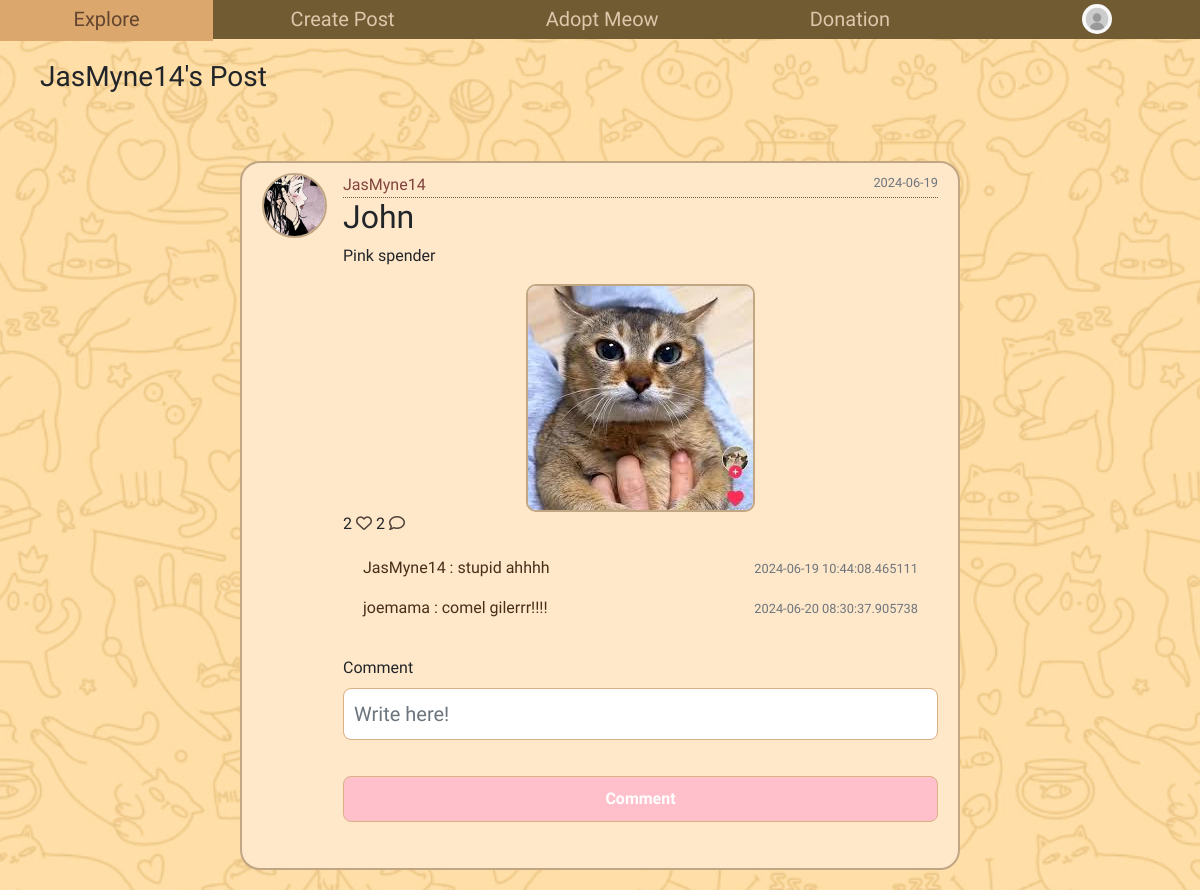
The page /5 on the database its author committed.
### home/models.py (models this page shows, shortened)
class User(db.Model, UserMixin):
    id = db.Column(db.Integer, primary_key=True)
    fullname = db.Column(db.String(120), unique=True, nullable=False)
    email = db.Column(db.String(20), unique=True, nullable=False)
    username = db.Column(db.String(120), unique=True, nullable=False)
    password1 = db.Column(db.String(255), nullable=False)
    password2 = db.Column(db.String(255), nullable=False)
    state = db.Column(db.String(120), nullable=False)
    phonenumber = db.Column(db.String(20), unique=True, nullable=False)
    profile_pic = db.Column(db.String(255), nullable=True)
    unread_notification_count = db.Column(db.Integer, default=0)
    posts = db.relationship('Post', backref='author', lazy=True)
    comments = db.relationship('Comment', backref='author', lazy=True)
    likes = db.relationship('Like', backref='author', lazy=True)
    cats = db.relationship('Cat', backref='owner', lazy=True)
    adoption_notification = db.relationship('AdoptionNotification', backref='cat', lazy=True)

class Post(db.Model):
    id = db.Column(db.Integer, primary_key = True)
    title = db.Column(db.String(255), nullable =False)
    content = db.Column(db.Text, nullable=False)
    date = db.Column(db.DateTime(timezone=True), nullable=False, default=datetime.utcnow)
    user_id = db.Column(db.Integer, db.ForeignKey('user.id'), nullable=False)
    file = db.Column(db.String(255), nullable=True)
    comments = db.relationship('Comment', backref='post', lazy=True, cascade="all, delete-orphan")
    likes = db.relationship('Like', backref='post', lazy=True, cascade="all, delete-orphan")

class Comment(db.Model):
    id = db.Column(db.Integer, primary_key = True)
    text = db.Column(db.String(200), nullable=False)
    date = db.Column(db.DateTime(timezone=True), nullable=False, default=datetime.utcnow)
    user_id = db.Column(db.Integer, db.ForeignKey('user.id', ondelete='CASCADE'), nullable=False)
    post_id = db.Column(db.Integer, db.ForeignKey('post.id'), nullable=False)

### home/views.py (the view)
@views.route('/<int:post_id>')
def post(post_id):
    profile_pic= url_for('static', filename='default.jpg')
    if current_user.is_authenticated and current_user.profile_pic is not None:
        profile_pic = url_for('static', filename='profile_pics/' + current_user.profile_pic)
    form = CommentForm()
    post = Post.query.get_or_404(post_id)
    comments = Comment.query.all()
    return render_template('post.html', title=post.title, post=post, form=form, comments=comments, profile_pic=profile_pic)

### home/forms.py
class CommentForm(FlaskForm):
    text = StringField('Comment', validators=[DataRequired()])
    submit = SubmitField('Comment')

### home/templates/post.html (shortened to what this page needs)
<!DOCTYPE html>
<html>
<head>
  <link rel="stylesheet" href="https://maxcdn.bootstrapcdn.com/bootstrap/4.0.0/css/bootstrap.min.css">
  <link rel='stylesheet' type='text/css' media='screen' href="{{url_for('static',filename='main.css')}}">
  <div class="navigation">
    <div class="topnav">
      <a href="/mainpage">Explore</a>
      <a href="/createpost">Create Post</a>
      <a href="/adoptmeow">Adopt Meow</a>
      <a href="/donation">Donation</a>
    </div>
    <div class="dropdown">
      <button class="dropbtn">
        <img src="{{ profile_pic }}" class="profilepic">
      </button>
    </div>
  </div>
</head>
<body class="indvpost">
    <br />
    <div class="main">
        <ul>
            <h3>{{ post.author.username }}'s Post</h3>
        </ul>
        <div class="row">
            <div class="col-md-8">
            </div>
        </div>
        <article class="media content-section">
            {% if post.author.profile_pic %}
                <img class="rounded-circle article-img" src="{{ url_for('static', filename='profile_pics/'+ post.author.profile_pic) }}">
            {% else %}
                <img class="rounded-circle article-img" src="{{ url_for('static', filename='default.jpg') }}">
            {% endif %}
        <div class="media-body">
                <div class="article-metadata">
                    <a class="mr-2" href="{{ url_for('views.profiledisplay', username=post.author.username) }}">{{ post.author.username }}</a>
                    <small class="text-muted">{{ post.date.strftime('%Y-%m-%d') }}</small>
                </div>
                <h2><a class="article-title">{{ post.title }}</a></h2>
                <p class="article-content">{{ post.content }}</p>
                <div class="post-image">
                {% if post.file %}
                    <img src="{{ post.file }}" alt="uploaded image">
                {% endif %}
                </div>
                <div>
                    {{ post.likes|length }}
                    {% if current_user in post.likes|map(attribute="author")|list %}
                    <a href="/like-post/{{post.id}}"><i class="fa-sharp fa-solid fa-paw" style="color: #e0709b;"></i></a>
                  {% else %}
                  <a href="/like-post/{{post.id}}"><i class="fa-regular fa-heart" style="color: #4f4139;"></i></a>
                  {% endif %}
                  <span />
                  {{ post.comments|length }}
                  <a href="/{{post.id}}"><i class="fa-regular fa-comment" style="color: #4f4139;"></i></a>
                </div>
                <div class="text-body">
                    <div class="" id="comments-{{post.id}}">
                        <div class="card-body" id="comments-expanded-{{post.id}}">
                            {% for comment in post.comments %}
                            <div class="d-flex justify-content-between align-item-center">
                                <div>
                                    <p>{{comment.author.username}} :
                                    {{comment.text}}</p>
                                </div>
                                <div>
                                    <small class="text-muted">{{comment.date}}</small>
                                </div>
                            </div>
                            {% endfor %}
                        </div>
                    </div>
                </div>
                <form method="POST" action="/create-comment/{{post.id}}">
                    <fieldset class="form-group">
                        <div class="form-group">
                            {{ form.text.label(class="form-control-label") }}
                            {% if form.text.errors %}
                                {{ form.text(class="form-control form-control-lg is-invalid") }}
                                <div class="invalid-feedback">
                                    {% for error in form.text.errors %}
                                        <span>{{ error }}</span>
                                    {% endfor %}
                                </div>
                            {% else %}
                                {{ form.text(class="form-control form-control-lg", placeholder="Write here!") }}
                            {% endif %}
                        </div>
                    </fieldset>
                    <div class="form-group">
                        {{ form.submit(class="btn btn-outline-info") }}
                    </div>
                </form>
            </div>
        </article>
    </div>
</body>
</html>

### home/static/main.css (style rules this page uses)
body { margin: 0; padding: 0; overflow-x: hidden; background-color: #ffdc9c; margin-top: 9%; font-family: 'Short Stack'; }
.navigation { display: flex; justify-content: space-between; align-items: center; padding: 0px; position: fixed; top: 0px; width: 100%; background-color: #705b33; z-index: 1; width: 100%; }
.topnav { background-color: #705b33; flex-grow: 1; color: #f9e4c5; }
.topnav a { text-align: center; padding: 10px 7.4%; text-decoration: none; font-size: 20px; color:#ddc7ab; }
.topnav::after { content: ""; display: table; clear: both; }
.dropdown { position: relative; background-color: #705b33; }
.dropbtn { display: flex; align-items: center; background-color: #705b33; color: rgb(255, 209, 216); padding: 2.1% 80px; font-size: 20px; border: none; cursor: pointer; text-decoration: none; }
.row { text-align: center; margin-left: 1%; }
.content-section { background: #ffe7c9; padding: 10px 20px; border: 2px solid #c0a683; border-radius: 20px; margin-top: 50px; margin-bottom: 20px; margin-left: 20%; margin-right: 20%; }
.article-title { color: #553b29; }
.article-content { white-space: pre-line; }
.article-img { height: 65px; width: 65px; margin-right: 16px; }
.article-metadata a { color:#82443c; padding-bottom: 1px; margin-bottom: 4px; }
.article-metadata { border-bottom: 1px dotted #6c5a47 }
.rounded-circle { border: #c0a683 solid 2px; }
.post-image img { border: #c0a683 solid 2px; border-radius: 10px; }
.post-image { display:flex; align-items: center; justify-content: center; }
.article-metadata small { float:right; color:#47301a; }
.text-body, .card-body a { color:#47301a; }
.post-image img { max-width: 500px; max-height: 300px; }
.indvpost { background-image: url(photos/mainpagebg.png); background-size: cover; background-position: center; background-attachment: fixed; margin-top: 3%; }
input[type="text"], input[type="email"], input[type="file"], input[type="submit"], select { width: 100%; padding: 10px; margin-bottom: 20px; border-radius: 8px; border: 1px solid #dab185; box-sizing: border-box; }
input[type="submit"] { background-color: #FFC0CB; color: #ffffff; font-weight: bold; cursor: pointer; }
.profilepic { width: 30px; height: 30px; border-radius: 50%; margin-right: 8px; margin-left: 8px; }

### rows shown on the page
User: author.username "JasMyne14", profile_pic (picture)
Post: date "2024-06-19", title "John", content "Pink spender", file (picture)
Comment: author.username "JasMyne14", text "stupid ahhhh", date "2024-06-19 10:44:08.465111"
Comment: author.username "joemama", text "comel gilerrr!!!!", date "2024-06-20 08:30:37.905738"

### other values the page prints
{{ post.likes|length }} "2"
{{ post.comments|length }} "2"
